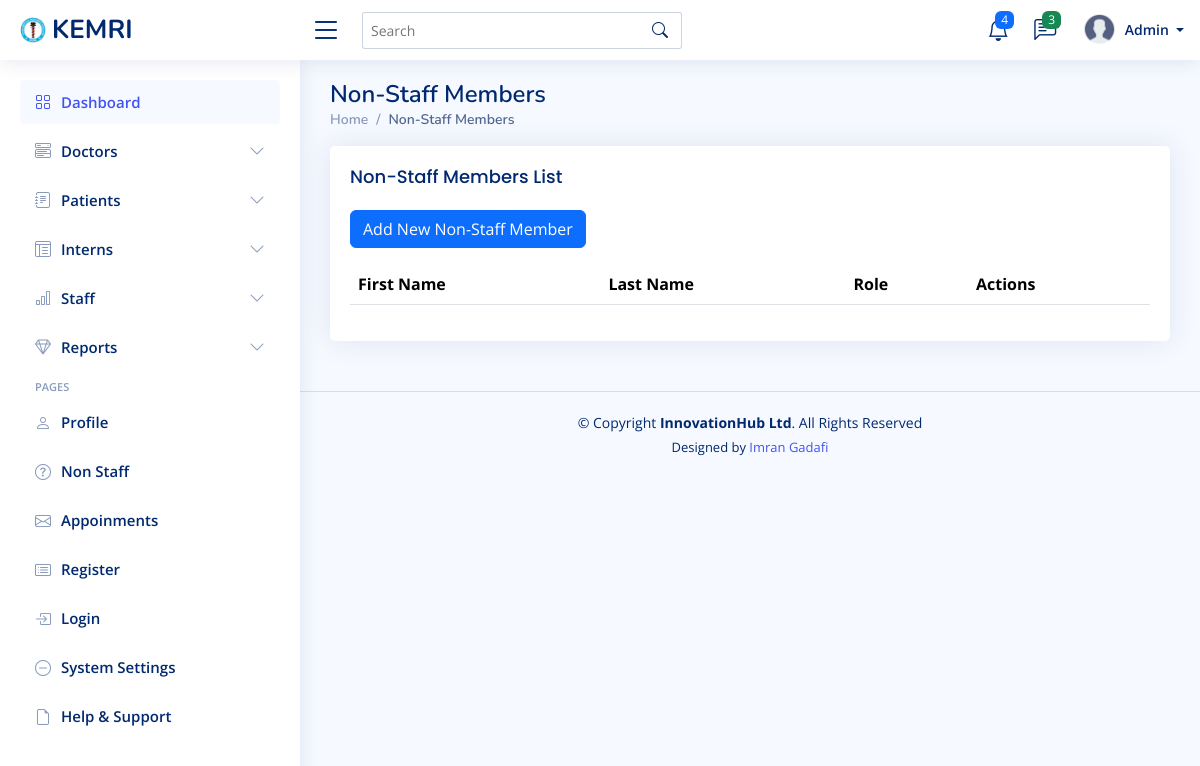
The page /nonstaff/ on the database as committed earlier.
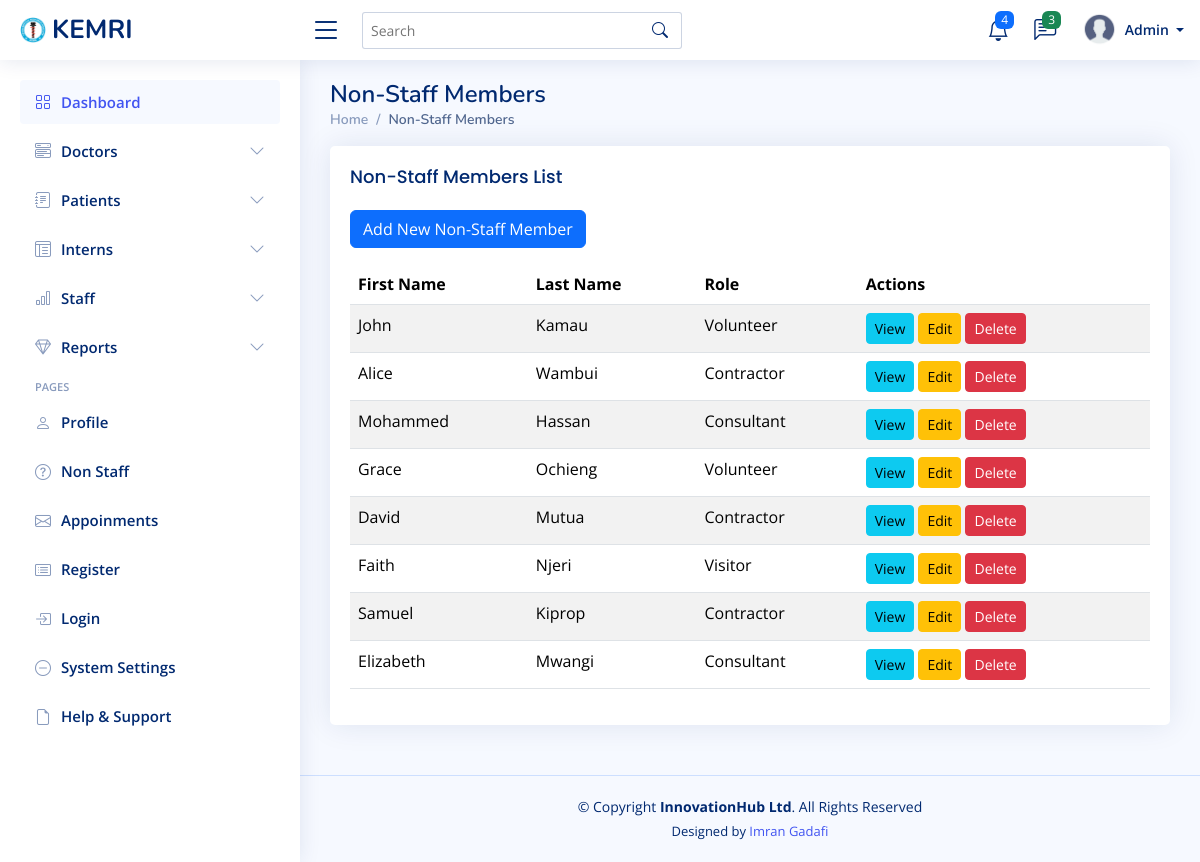
The same page on the database as committed later.
### mtwapa_branch/models.py (models this page shows, shortened)
class NonStaff(models.Model):
    first_name = models.CharField(max_length=50)
    last_name = models.CharField(max_length=50)
    email = models.EmailField(blank=True, null=True)  # Optional
    phone_number = models.CharField(max_length=15, blank=True, null=True)  # Optional
    date_of_birth = models.DateField(blank=True, null=True)
    gender = models.CharField(
        max_length=10,
        choices=[('Male', 'Male'), ('Female', 'Female'), ('Other', 'Other')],
        blank=True,
        null=True
    )
    national_id = models.CharField(max_length=20, unique=True)
    passport_number = models.CharField(max_length=20, blank=True, null=True)  # Optional
    photo = models.ImageField(upload_to='nonstaff_photos/', blank=True, null=True)
    role = models.CharField(max_length=100, blank=True, null=True)  # E.g., Volunteer, Contractor, Visitor
    department = models.ForeignKey('Department', on_delete=models.SET_NULL, null=True, blank=True)
    assigned_supervisor = models.ForeignKey('Staff', on_delete=models.SET_NULL, null=True, blank=True)  # Optional
    address = models.TextField(blank=True, null=True)
    emergency_contact_name = models.CharField(max_length=100, blank=True, null=True)
    emergency_contact_phone = models.CharField(max_length=15, blank=True, null=True)
    profile_picture = models.ImageField(upload_to='non_staff_profiles/', blank=True, null=True)

### mtwapa_branch/views.py (the view)
# urls.py: path('nonstaff/', views.nonstaff_list, name='nonstaff_list'),
def nonstaff_list(request):
    nonstaff_members = NonStaff.objects.all()
    return render(request, 'nonstaff/nonstaff_list.html', {'nonstaff_members': nonstaff_members})

### templates/nonstaff/nonstaff_list.html
{% extends "base/base.html" %}
{% block content %}
<div class="pagetitle">
    <h1>Non-Staff Members</h1>
    <nav>
        <ol class="breadcrumb">
            <li class="breadcrumb-item"><a href="{% url 'dashboard' %}">Home</a></li>
            <li class="breadcrumb-item active">Non-Staff Members</li>
        </ol>
    </nav>
</div>
<section class="section">
    <div class="row">
        <div class="col-lg-12">
            <div class="card">
                <div class="card-body">
                    <h5 class="card-title">Non-Staff Members List</h5>
                    <a href="{% url 'nonstaff_create' %}" class="btn btn-primary mb-3">Add New Non-Staff Member</a>
                    <div class="table-responsive">
                        <table class="table table-striped">
                            <thead>
                                <tr>
                                    <th>First Name</th>
                                    <th>Last Name</th>
                                    <th>Role</th>
                                    <th>Actions</th>
                                </tr>
                            </thead>
                            <tbody>
                                {% for member in nonstaff_members %}
                                <tr>
                                    <td>{{ member.first_name }}</td>
                                    <td>{{ member.last_name }}</td>
                                    <td>{{ member.role }}</td>
                                    <td>
                                        <a href="{% url 'nonstaff_detail' member.pk %}" class="btn btn-info btn-sm">View</a>
                                        <a href="{% url 'nonstaff_update' member.pk %}" class="btn btn-warning btn-sm">Edit</a>
                                        <a href="{% url 'nonstaff_delete' member.pk %}" class="btn btn-danger btn-sm">Delete</a>
                                    </td>
                                </tr>
                                {% endfor %}
                            </tbody>
                        </table>
                    </div>
                </div>
            </div>
        </div>
    </div>
</section>
{% endblock %}

Rows that differ between the two databases and show on the page:
added NonStaff: first_name "John", last_name "Kamau", role "Volunteer"
added NonStaff: first_name "Alice", last_name "Wambui", role "Contractor"
added NonStaff: first_name "Mohammed", last_name "Hassan", role "Consultant"
added NonStaff: first_name "Grace", last_name "Ochieng", role "Volunteer"
added NonStaff: first_name "David", last_name "Mutua", role "Contractor"
added NonStaff: first_name "Faith", last_name "Njeri", role "Visitor"
added NonStaff: first_name "Samuel", last_name "Kiprop", role "Contractor"
added NonStaff: first_name "Elizabeth", last_name "Mwangi", role "Consultant"
